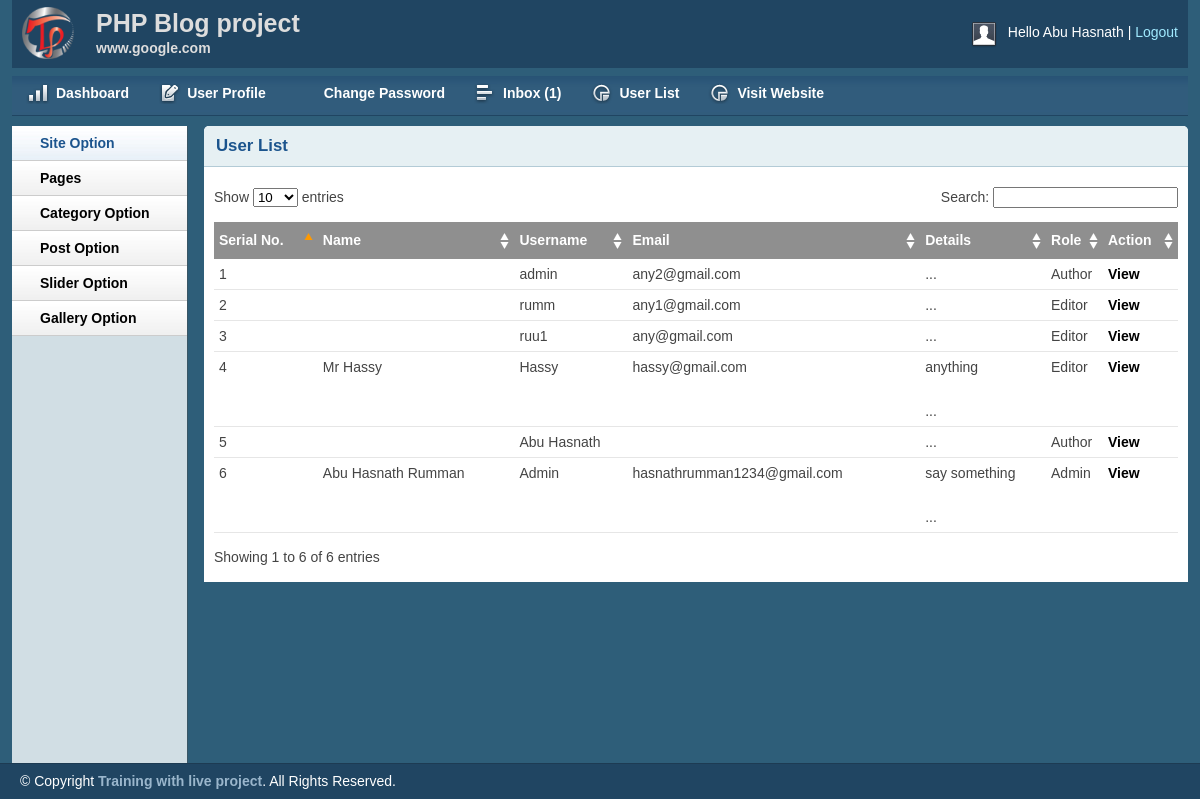
Page /admin/userlist.php (signed in) on the committed database.
### tables this page shows
CREATE TABLE `tbl_user` (
  `id` int(10) NOT NULL,
  `name` varchar(30) NOT NULL,
  `username` varchar(50) NOT NULL,
  `password` varchar(50) NOT NULL,
  `email` varchar(50) NOT NULL,
  `details` text NOT NULL,
  `role` int(11) NOT NULL
);

### lib/session.php (called while the page is built, shortened)
<?php
	class Session{
	   public static function get($key){
	   		if (isset($_SESSION[$key])) {
	   			return $_SESSION[$key];
	   		}else {
	   			return false;
	   		}
	   }
	}
?>

### lib/database.php (called while the page is built, shortened)
<?php
Class Database{
 public $host   = DB_HOST;
 public $user   = DB_USER;
 public $pass   = DB_PASS;
 public $dbname = DB_NAME;
 public $link;
private function connectDB(){
 $this->link = new mysqli($this->host, $this->user, $this->pass,
  $this->dbname);
 }
public function select($query){
  $result = $this->link->query($query) or
   die($this->link->error.__LINE__);
  if($result->num_rows > 0){
    return $result;
  } else {
    return false;
  }
 }
}

### helpers/format.php (called while the page is built, shortened)
<?php
class Format{
	public function textShorten($text, $limit=300){
		$text = $text. " ";
		$text = substr($text, 0, $limit);
		 $text = substr($text, 0,strrpos($text, ' '));
		$text = $text. " ...";
		return $text;
	}
}
?>

### admin/userlist.php (the view, shortened to what this page needs)
<?php
    include "inc/header.php";
    include "inc/sidebar.php";
?>
<div class="grid_10">
<div class="box round first grid">
    <h2>User List</h2>
    <div class="block">
	    <table class="data display datatable" id="example">
	<thead>
		<tr>
			<th>Serial No.</th>
			<th>Name</th>
			<th>Username</th>
			<th>Email</th>
			<th>Details</th>
			<th>Role</th>
			<th>Action</th>
		</tr>
	</thead>
	<tbody>
<?php
	$query = "SELECT * FROM  tbl_user ORDER BY id DESC";
	$alluser = $db->select($query);
	if ($alluser) {
		$i=0;
		while ($result = $alluser->fetch_assoc()) {
		    $i++;
?>
		<tr class="odd gradeX">
			<td><?php echo $i;?></td>
			<td><?php echo $result['name'];?></td>
			<td><?php echo $result['username'];?></td>
			<td><?php echo $result['email'];?></td>
			<td><?php echo $fm->textShorten($result['details'], 25);?></td>
			<td>
				<?php
					if ($result['role'] == '0') {
						echo "Admin";
					}elseif ($result['role'] == '1') {
						echo "Author";
					}elseif ($result['role'] == '2') {
						echo "Editor";
					}
				?>
			</td>
			<td>
				<a href="viewuser.php?userid=<?php echo $result['id'];?>">View</a>
			</td>
		</tr>
	<?php } } ?>
	</tbody>
	</table>
   </div>
</div>
<?php include "inc/footer.php";?>

### admin/inc/header.php (shortened to what this page needs)
<?php
    include "../lib/session.php";
?>
<?php
include "../lib/database.php";
include "../helpers/format.php";
?>
<?php
    $db = new Database();
    $fm = new Format();
?>
<!DOCTYPE html>
<html>
<head>
    <link rel="stylesheet" type="text/css" href="css/reset.css" media="screen" />
    <link rel="stylesheet" type="text/css" href="css/text.css" media="screen" />
    <link rel="stylesheet" type="text/css" href="css/grid.css" media="screen" />
    <link rel="stylesheet" type="text/css" href="css/layout.css" media="screen" />
    <link rel="stylesheet" type="text/css" href="css/nav.css" media="screen" />
    <link href="css/table/demo_page.css" rel="stylesheet" type="text/css" />
</head>
<body>
    <div class="container_12">
        <div class="grid_12 header-repeat">
            <div id="branding">
                <div class="floatleft logo">
                    <img src="img/livelogo.png" alt="Logo" />
				</div>
				<div class="floatleft middle">
					<h1>PHP Blog project</h1>
					<p>www.google.com</p>
				</div>
                <div class="floatright">
                    <div class="floatleft">
                        <img src="img/img-profile.jpg" alt="Profile Pic" /></div>
                    <div class="floatleft marginleft10">
                        <ul class="inline-ul floatleft">
                            <li>Hello <?php echo Session::get('username');?></li>
                            <li><a href="?action=logout">Logout</a></li>
                        </ul>
                    </div>
                </div>
            </div>
        </div>
        <div class="grid_12">
            <ul class="nav main">
                <li class="ic-dashboard"><a href="index.php"><span>Dashboard</span></a> </li>
                <li class="ic-form-style"><a href="profile.php"><span>User Profile</span></a></li>
				<li class="ic-typography"><a href="changepassword.php"><span>Change Password</span></a></li>
				<li class="ic-grid-tables"><a href="inbox.php"><span>Inbox
        <?php
            $query = "SELECT * FROM tbl_contact WHERE status='0' ORDER BY id DESC";
            $msg   = $db->select($query);
            if ($msg) {
                $count=mysqli_num_rows($msg);
                echo "(".$count.")";
            }else{
                echo "(0)";
            }
        ?>
                </span></a></li>
                 <li class="ic-charts"><a href="userlist.php"><span>User List</span></a></li>
                <li class="ic-charts"><a href=""><span>Visit Website</span></a></li>
            </ul>
        </div>

### admin/inc/sidebar.php (shortened to what this page needs)
<div class="grid_2">
<div class="box sidemenu">
    <div class="block" id="section-menu">
        <ul class="section menu">
           <li><a class="menuitem">Site Option</a>
            </li>
            <li><a class="menuitem">  Pages</a>
            </li>
            <li><a class="menuitem">Category Option</a>
            </li>
            <li><a class="menuitem">Post Option</a>
            </li>
             <li><a class="menuitem">Slider Option</a>
            </li>
            <li><a class="menuitem">Gallery Option</a>
            </li>
        </ul>
    </div>
</div>
</div>

### admin/inc/footer.php (shortened to what this page needs)
    </div>
    <div id="site_info">
        <p>
         &copy; Copyright <a href="http://trainingwithliveproject.com">Training with live project</a>. All Rights Reserved.
        </p>
    </div>
</body>
</html>

### admin/css/layout.css (style rules this page uses)
body { background: #fff none repeat scroll 0 0; color: #444; font-size: 14px; padding: 0; }
.floatleft { float:left; }
.logo img { margin-top: -15px; width: 52px; }
.middle { margin-left: 22px; margin-top: -14px; }
.middle h1 { color:#ddd;margin:0 }
.middle p { color: #ddd; margin: 0; font-weight: bold; }
.floatright { float:right; }
.inline-ul li { display:inline; color:#fff; }
.marginleft10 { margin-left:10px; }
a { color: #000; font-weight:bold; text-decoration: none; }
.container_12, .container_16 { background:#2E5E79; }
h1, h2, h3, h4, h5, h6 { line-height:1.2em; margin-bottom:.3em; }
h2 { margin-top:1em; }
#branding { font-weight: normal; margin-bottom: 0; padding: 22px 10px 3px; text-align: left; }
.header-repeat { background:url(../img/header-repeat.jpg) repeat-x; }
#branding a { color:#A1EAFF; font-weight:normal; }
#branding a:before { content:" | "; color:#fff; }
#branding ul, #branding ul li { margin:0px; padding:0px; }
#branding li { padding:0px 0px 0px 0px !important; }
.box { background:#fff; margin-bottom:20px; padding:10px 10px 10px 10px; margin-left:-8px; }
.box.grid { padding-bottom:40px; }
.box.round { -moz-border-radius: 5px 5px 0px 0px; -webkit-border-radius: 5px 5px 0px 0px; border-radius: 5px 5px 0px 0px; }
.box h2 { font-size:1.2em; font-weight:bold; color:#1B548D; background:#E6F0F3; margin:-10px -10px 0 -10px; padding:10px 12px; border-bottom:1px solid #B3CBD6; -moz-border-radius: 5px 5px 0px 0px; -webkit-border-radius: 5px 5px 0px 0px; border-radius: 5px 5px 0px 0px; }
.box.first { min-height: 406px; }
.block { padding-top:20px; }
.box.sidemenu { background-color:#D1DEE4; border-right:1px solid #3A5665; padding:0px; margin:0px; cursor:pointer; }
.box.sidemenu .block { padding-top:0px; margin-top:0px; }
p { margin-bottom:1em; }
ul, ol { padding-top:0; }
ul.menu { list-style:none; border-top:1px solid #bbb; }
ul.menu li { margin:0; }
ul.menu li a { display:block; padding:4px 10px; border-bottom:1px solid #ccc; }
ul.section { border-top:0; margin-bottom:0; }
ul.section li a { background:url(../img/sidemenu-repeat.jpg) repeat-x; line-height:26px; padding-left:28px; }
ul.section li a.current { color:#1B548D; background:url(../img/sidemenu-repeat-hover.jpg) repeat-x; }
#site_info { color:#fff; background:#204562; border-top:1px solid #1d3b53; padding-left:20px; }
#site_info p { line-height:35px; margin-bottom:0px; }
#site_info a { color:#9ab6cc; }
.block { padding-bottom:1px; }
table.display { margin: 0 auto; clear: both; width: 100%; }
.sorting_asc { background: #8f8f8f url(../img/table/sort_asc.png) no-repeat center right; padding:8px 5px; text-align:left; color:#fff; }
.sorting { background:#8f8f8f url(../img/table/sort_both.png) no-repeat center right; padding:8px 5px; text-align:left; color:#fff; }
tr.odd { height: 30px; line-height: 30px; border-bottom:1px solid #e6e6e6; }
tr.even { height: 30px; line-height: 30px; border-bottom:1px solid #e6e6e6; }
tr.odd td, tr.even td { padding-left:5px; }

### admin/css/nav.css (style rules this page uses)
ul.nav, ul.nav * { margin:0;padding:0; }
ul.nav { background: rgba(0, 0, 0, 0) url("../img/nav-repeat2.jpg") repeat-x scroll 0 8px !important; height: 58px; max-width: 100%; position: relative; }
ul.nav li { cursor:pointer; float:left; text-align:center; list-style-type:none; font-weight:normal; vertical-align:middle; }
ul.nav li a { color:#fff; font-weight:bold; text-decoration:none; display:block; float:left; padding:0 1em; height:3.7em; line-height:3.7em; }
ul.main li { position:relative; top:0; left:0; }
ul.main li a { height:3.7em; line-height:3.7em; border:0; color:#fff; }
ul.nav li.ic-dashboard a span, .ic-dashboard { background:url(../img/icon-dashboard.png) no-repeat center left; }
ul.nav li.ic-typography a span, .ic-typography { background:url(../img/icon-typography.png) no-repeat center left; }
ul.nav li.ic-charts a span, .ic-charts { background:url(../img/icon-charts-graphs.png) no-repeat center left; }
ul.nav li.ic-form-style a span, .ic-form-style { background:url(../img/icon-form-style.png) no-repeat center left; }
ul.nav li.ic-grid-tables a span, .ic-grid-tables { background:url(../img/icon-grid-tables.png) no-repeat center left; }
ul.nav li { background-image: none !important; overflow: hidden; }
ul.nav li a span { padding: 0px 0px 0px 30px; display: block; background-repeat: no-repeat; white-space: nowrap; }

### rows in the picture
tbl_user: username "admin", email "any2@gmail.com", details "...", role "Author"
tbl_user: username "rumm", email "any1@gmail.com", details "...", role "Editor"
tbl_user: username "ruu1", email "any@gmail.com", details "...", role "Editor"
tbl_user: name "Mr Hassy", username "Hassy", email "hassy@gmail.com", details "anything ...", role "Editor"
tbl_user: username "Abu Hasnath", details "...", role "Author"
tbl_user: name "Abu Hasnath Rumman", username "Admin", email "hasnathrumman1234@gmail.com", details "say something ...", role "Admin"

### other values in the picture
Session::get('username') "Abu Hasnath"
$count "1"
